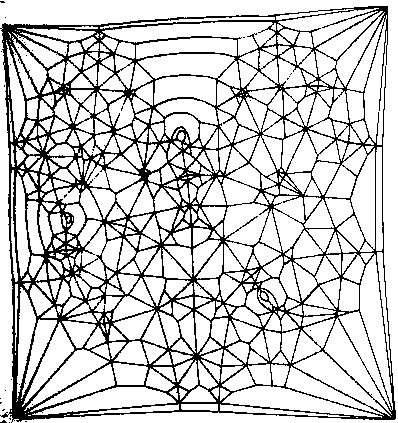
#> input picture a.png, 398 x 423 px; its folder holds only this picture in this run
$ python -i digitize.py   (imports and definitions only)   (Python 2 division)
#> lines starting #> are read from the running program, lines starting #| are printed output that depends on the picture; after the words box and inside, x2 and y2 are one past the last pixel; in counts of white or black regions, pixels touching at a corner belong together
#> further down, picture is the input picture: shape (423, 398, 3); 79.9% white; black in thin lines or dots
import numm
import cv2
import numpy as np
import pickle

PATH = 'a.png'
# PATH = 'b.png'

# [1 line that did not run here, left out]

MOUSEX = 0
MOUSEY = 0
PX = 0
PY = 0
OFFX = 0
OFFY = 0
CIRCLES = []
EDGES = []

def find_circles(img, cutoff=125, blur=10, min_area=2, max_area=50):
#> called with cutoff = 125, blur = 10, min_area = 2, max_area = 50
    blur = cv2.blur(img, (blur, blur))
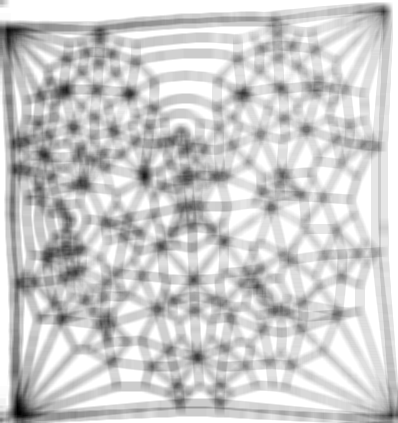
#> blur: shape (423, 398, 3); min 0, max 255, mean 203.8
    blur = blur.mean(axis=2)
#> blur: shape (423, 398) float64

    threshold = (blur < cutoff).astype(np.uint8)
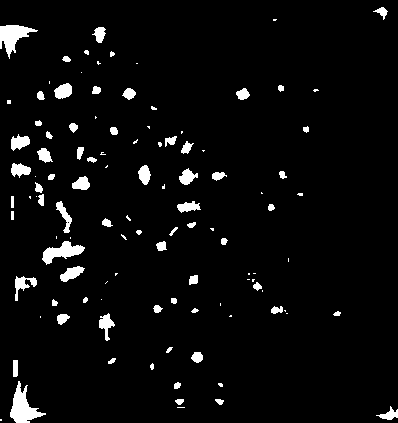
#> threshold: shape (423, 398); values 0 (black) and 1 (white), 4.2% white; 111 white regions (45 under 20 px)

    contours, hierarchy = cv2.findContours(threshold, cv2.RETR_EXTERNAL, cv2.CHAIN_APPROX_SIMPLE)
#> contours = 111 contours, 53 with area under 20; largest, box (x1, y1, x2, y2) and area: (10, 381, 46, 423) 586, (0, 25, 38, 59) 500, (42, 241, 85, 265) 430, (60, 266, 85, 282) 190, (54, 83, 72, 99) 186

    circles = [cv2.minEnclosingCircle(X) for X in contours]
#> circles = 111 items
    circles = filter(lambda (xy,r): r*2*np.pi >= min_area and r*2*np.pi <= max_area, circles)
#> circles = 90 items

    return circles

# [103 lines left out: functions find_edges, video_out, mouse_in, keyboard_in, not called in this run]

>>> import cv2
>>> picture = cv2.imread('a.png')
>>> result = find_circles(picture)
#> result = 90 items

$ run again, on b.png
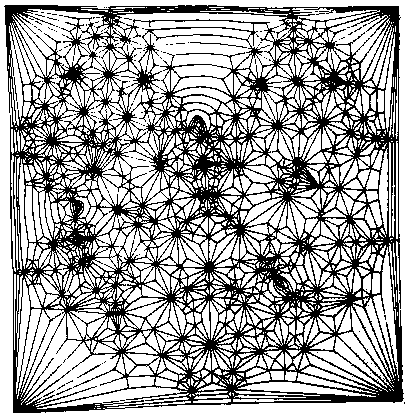
#> input picture b.png, 407 x 417 px
#> picture is the input picture: shape (417, 407, 3); 65.6% white; black in thin lines or dots
#> in find_circles, `blur = cv2.blur(img, (blur, blur))`:
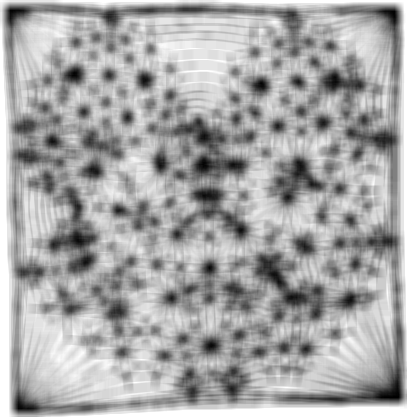
#> blur: shape (417, 407, 3); min 0, max 255, mean 167.3
#> in find_circles, `threshold = (blur < cutoff).astype(np.uint8)`:
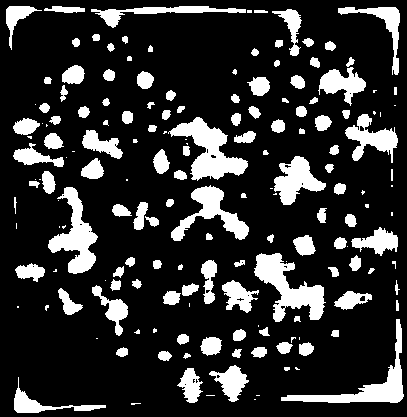
#> threshold: shape (417, 407); values 0 (black) and 1 (white), 18.8% white; 170 white regions (47 under 20 px)
#> contours = 170 contours, 64 with area under 20; largest, box (x1, y1, x2, y2) and area: (168, 117, 248, 181) 2002, (254, 253, 326, 322) 1994, (48, 187, 98, 274) 1688, (281, 319, 404, 403) 1614, (171, 185, 249, 241) 1368
#> in find_circles, `circles = [cv2.minEnclosingCircle(X) for X in contours]`: circles = 170 items
#> in find_circles, `circles = filter(lambda (xy,r): r*2*np.pi >= min_area and r*2*np.pi <=..`: circles = 118 items

$ run again, on right_aligned.png
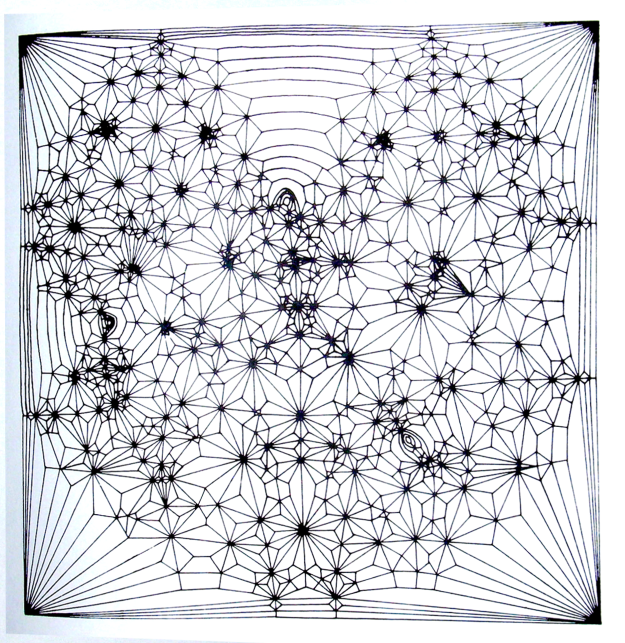
#> input picture right_aligned.png, 1249 x 1286 px (shown at 1/2 size)
#> picture is the input picture: shape (1286, 1249, 3); mean B, G, R 219, 214.3, 213
#> in find_circles, `blur = cv2.blur(img, (blur, blur))`:
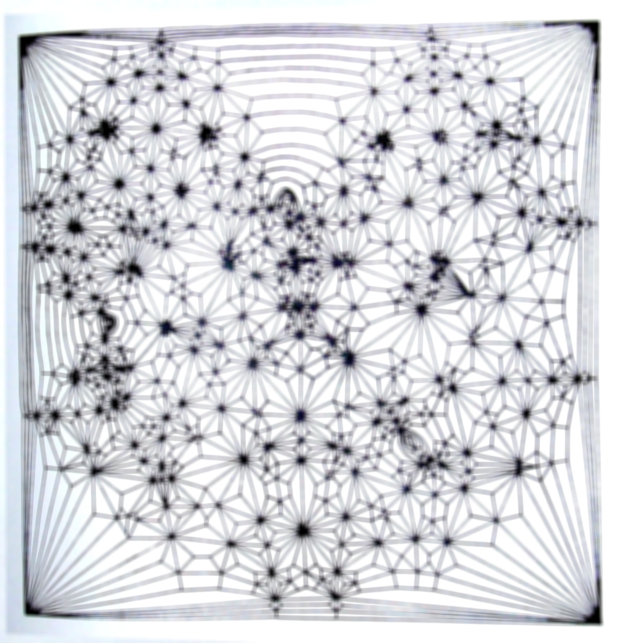
#> blur: shape (1286, 1249, 3) (shown at 1/2 size); mean B, G, R 219, 214.3, 213
#> in find_circles, `threshold = (blur < cutoff).astype(np.uint8)`:
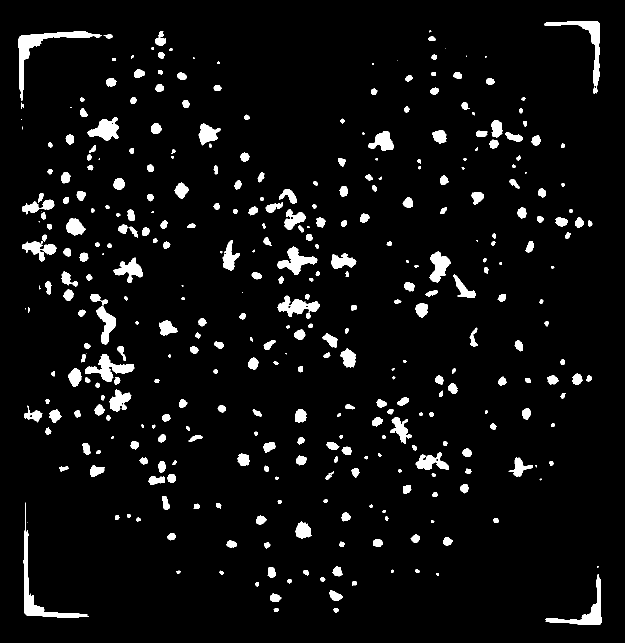
#> threshold: shape (1286, 1249) (shown at 1/2 size); values 0 (black) and 1 (white), 5.2% white; 370 white regions (32 under 20 px)
#> contours = 370 contours, 50 with area under 20; largest, box (x1, y1, x2, y2) and area: (37, 63, 204, 201) 3072, (47, 1005, 178, 1235) 2632, (1089, 42, 1199, 188) 2250, (1090, 1148, 1203, 1249) 1952, (170, 708, 269, 764) 1914
#> in find_circles, `circles = [cv2.minEnclosingCircle(X) for X in contours]`: circles = 370 items
#> in find_circles, `circles = filter(lambda (xy,r): r*2*np.pi >= min_area and r*2*np.pi <=..`: circles = 213 items
